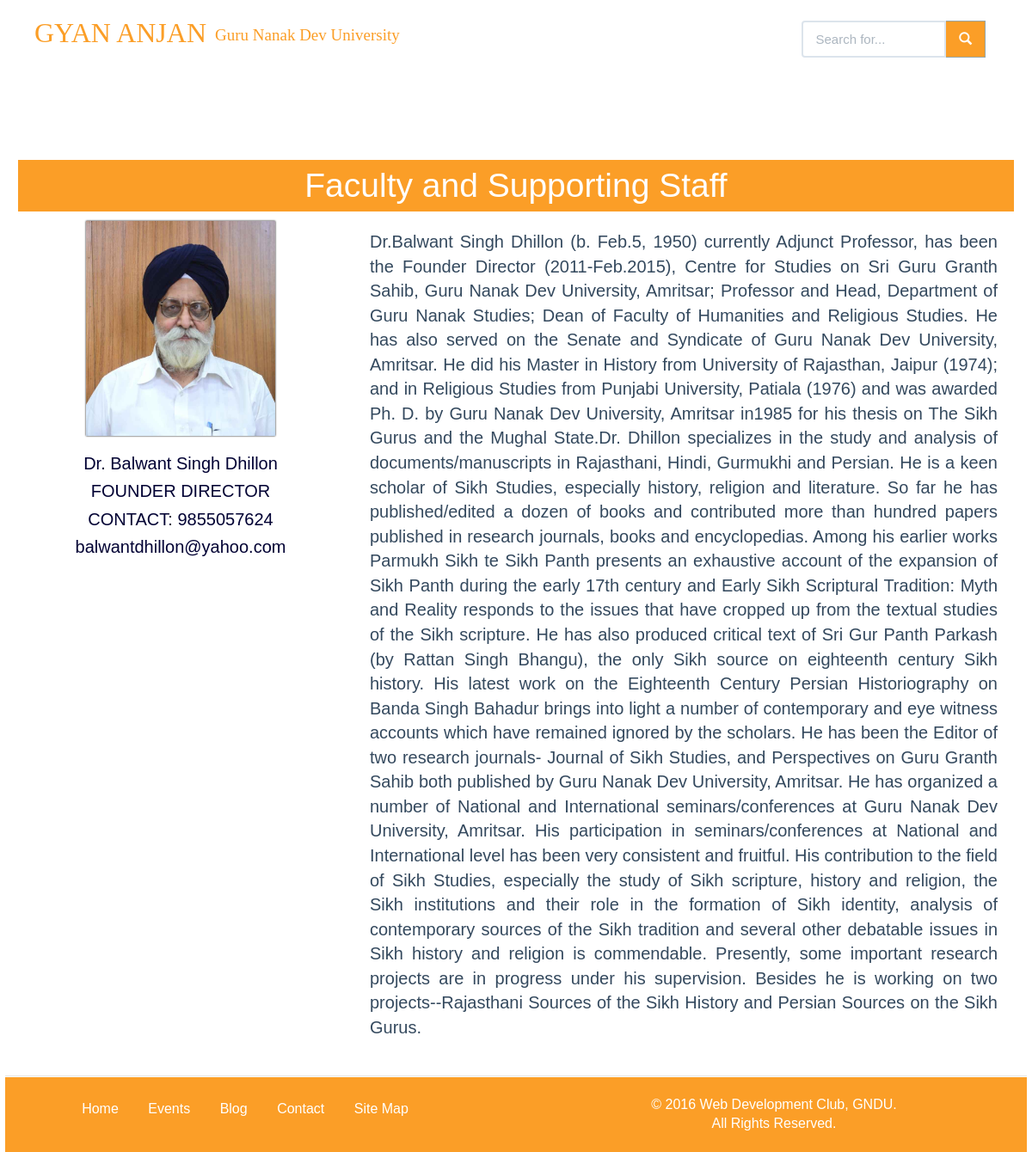
The app's page /faculty_view?id=7 with its own data.
### tables this page shows
CREATE TABLE `gyananjan_faculty` (
  `id` int(11) NOT NULL,
  `name` varchar(51) NOT NULL,
  `fimage` varchar(61) NOT NULL,
  `designation` varchar(51) NOT NULL,
  `email` varchar(51) NOT NULL,
  `contact` varchar(15) NOT NULL,
  `fdescription` varchar(15000) NOT NULL
);

### faculty_view.php (the view, shortened to what this page needs)
<?php
if (!isset($_GET['id'])) {
	header('location:faculty');
}
else {
include 'admin/db/connect.php';
$id= $_GET['id'];
$dataQuery = "SELECT * FROM gyananjan_faculty WHERE id ='$id'";
$getData = @$db->query($dataQuery);
$data = $getData->fetch_array();
$name= $data['name'];
$desig= $data['designation'];
$email= $data['email'];
$contact= $data['contact'];
$imgname= $data['fimage'];
$desc= $data['fdescription'];
}
 include 'includes/meta.php';  ?>
    <?php include 'includes/css.php';?>
</head>
<body class="container">
<?php include 'includes/nav.php';
      ?>
<div style="margin-top:8%">
    <div class="col-md-12">
            <div class="center colorido-gl" >
                <h1 class="headx head1 head" style="line-height:60px">Faculty and Supporting Staff</h1>
            </div>
    </div>
<div class="row container">
        <div class="col-md-4"><img class="size1 img-responsive" id="change1" src="admin/images/reduceSize/<?php echo $imgname; ?>"><h2 class="name_style1" id="change2"><?php echo $name; ?> </h2><h4 class="name_style" id="change3"><?php echo $desig; ?></h4><h4 class="name_style" id="change4">CONTACT: <?php echo $contact; ?></h4><h4 class="name_style" id="change5"><?php echo $email; ?></h4>
        </div>
        <div class="col-md-8">
        <p style="font-size: 20px;text-align: justify; margin: 10px;" id="change6">
            <?php echo $desc; ?>
        </p>
        </div>
    </div>
</div>
<?php  include 'includes/js.php';
    include 'includes/footer.php'
?>
</body>
</html>

### includes/css.php (style rules this page uses)
.container { margin-right: auto !important; margin-left: auto !important; }
@media screen  and (max-width:1200px ) { body { width:99% !important; margin:auto !important; } }

### faculty_view.php (style rules this page uses)
.size1 { width:220px; height: 250px; margin:auto; }
.name_style { text-align: center; color:#000033; font-size: 20px; }
.name_style1 { text-align: center; color:#000033; font-size: 20px; }

### records on screen
gyananjan_faculty: fimage (picture), name "Dr. Balwant Singh Dhillon", designation "FOUNDER DIRECTOR", contact "9855057624", email "balwantdhillon@yahoo.com", fdescription "Dr.Balwant Singh Dhillon (b. Feb.5, 1950) currently Adjunct Professor, has been the Founder Director (2011-Feb.2015), Centre for Studies on Sri Guru Granth Sahib, Guru Nanak Dev University, Amritsar; Professor and Head, Department of Guru Nanak Studies; Dean of Faculty of Humanities and Religious Studies. He has also served on the Senate and Syndicate of Guru Nanak Dev University, Amritsar. He did his Master in History from University of Rajasthan, Jaipur (1974); and in Religious Studies from Punjabi University, Patiala (1976) and was awarded Ph. D. by Guru Nanak Dev University, Amritsar in1985 for his thesis on The Sikh Gurus and the Mughal State.Dr. Dhillon specializes in the study and…"
